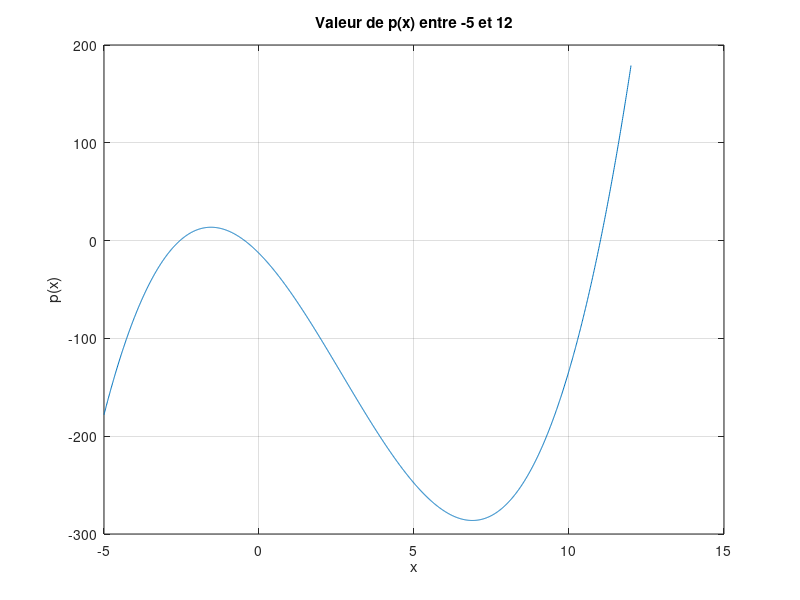

Write MATLAB code to recreate this figure.
p=[1 -8 -32 -13];
x=[2 pi];
polyval(p,x);
roots(p);
q=[4 0 3];
conv(p,q);
[q,r]=deconv(p,q);
VX=[-5:0.01:12];
VY=polyval(p,VX);
plot(VX,VY), title('Valeur de p(x) entre -5 et 12'), xlabel('x'), ylabel('p(x)'), grid;